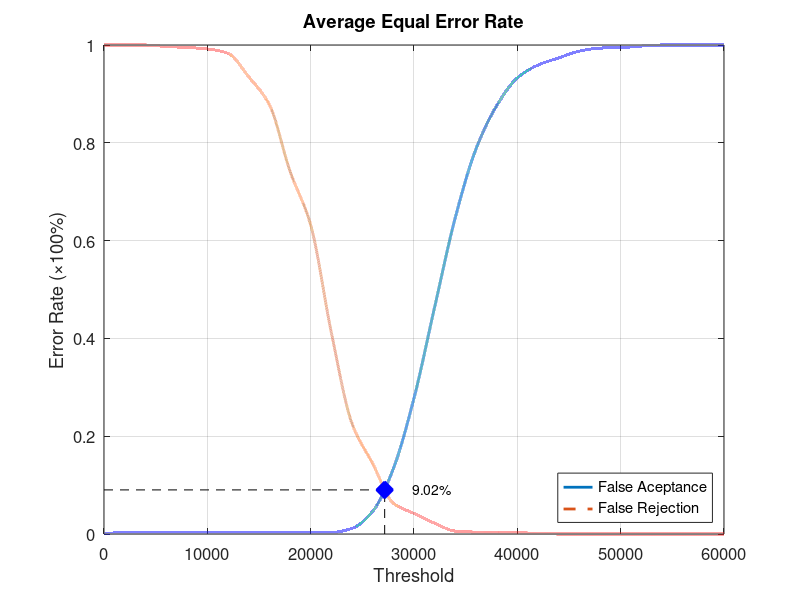
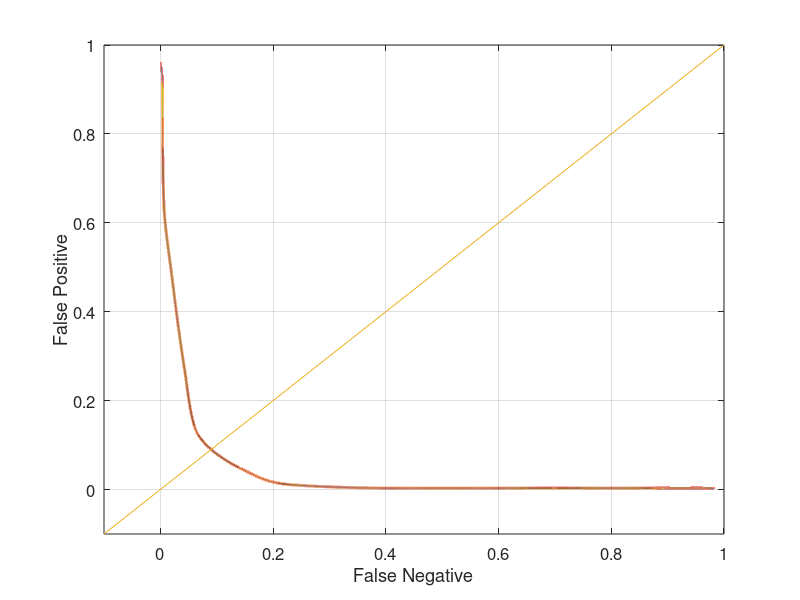

These figures' MATLAB source, in order:
function yEER = Database2Average
close all;
clear;
clc;
x = 0:2000:60000;
xq = 0:0.5:60000;

y0 = [0 0.0031579 0.0031579 0.0031579 0.0031579 0.0031579 0.0031579 0.0031579 0.0031579 0.0031579 0.0031579 0.0031579 0.0115789 0.0463158 0.133684 0.277895 0.464211 0.647368 0.787368 0.875789 0.932632 0.958947 0.973684 0.987368 0.993684 0.994737 0.997895 1 1 1 1];
yy0 = interp1(x, y0, xq, 'pchip');
y1 = [1 1 1 0.997 0.995 0.992 0.983 0.935 0.878 0.742 0.632 0.412 0.226 0.144 0.063 0.042 0.022 0.006 0.004 0.004 0.003 0.001 0 0 0 0 0 0 0 0 0];
yy1 = interp1(x, y1, xq, 'pchip');

% Calculating EER: 
y2 = abs(y0 - y1);
find(y2 == min(y2))
yy2 = abs(yy0 - yy1);
xEER = find(yy2 == min(yy2));
xEERIndex = xq(xEER) % X-axis EER
yEER = yy0(xEER) % Y-axis EER

main = figure
plot(xq, yy0,'-','LineWidth', 2);	hold on
plot(xq, yy1,'--','LineWidth', 2);	hold on
plot([xEERIndex xEERIndex], [0 yEER], 'k--');	hold on
plot([0 xEERIndex], [yEER yEER], 'k--');	hold on
plot(xEERIndex, yEER, 'bx', 'LineWidth', 10);	hold on
text(xEERIndex + 10 * xEERIndex / 100, yEER, [num2str(round((10000 * yEER)) / 100) '%'])
legend('False Aceptance', 'False Rejection', 'Location', 'SouthEast')
xlabel('Threshold')
ylabel('Error Rate (\times100%)')
title('Average Equal Error Rate')
set(gca, 'FontSize', 12)
axis([0 60000 0 1])
grid on

print(main, 'Database2AverageMain', '-dpng');
FNRxFPR = figure('Color', [1 1 1]);
plot(yy1, yy0, '-', yy1, yy0, 'LineWidth', 2);
hold on
y = -0.1:0.1:1
plot(y, y); 
set(gca, 'FontSize', 12)
xlabel('False Negative')
ylabel('False Positive')
axis([-0.1 1 -0.1 1])
set(gca, 'FontSize', 12)
grid on

print(FNRxFPR, 'Database2AverageFNRxFPR','-dpng');
end
